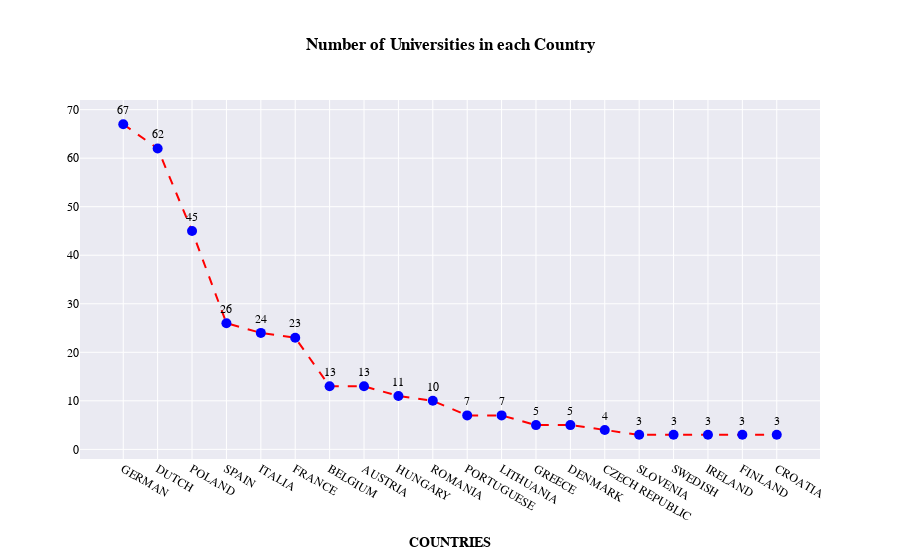

The cell this chart's notebook holds for it:
### Code cell
fig=go.Figure()
fig.add_trace(go.Scatter(
    x= df_analyst['COUNTRIES'].value_counts()[:20].index,
    y= df_analyst['COUNTRIES'].value_counts()[:20].values,
    name='Number of Universities in each Countries',
    mode='markers+text+lines',
    marker_color='blue',
    marker_size=10,
    text=df_analyst['COUNTRIES'].value_counts()[:20].values,
    textposition='top center',
    line=dict(color='red',dash='dash'),

))

fig.update_layout(
    title= "<b>Number of Universities in each Country</b>",
    xaxis_title="<b>COUNTRIES</b>",
    template='seaborn',
    font=dict(
        size=12,
        color="Black",
        family="Oswald, sans-serif"
        ),
    xaxis=dict(showgrid=True),
    yaxis=dict(showgrid=True),
    yaxis2=dict(showgrid=True,overlaying='y',side='right',title='<b>Number of Universities in each Country</b>'),
    legend=dict(yanchor='top',
    y=1.3,
    xanchor="left",
    x=0.78)
)
fig.show()

### Figure 1 — Plotly figure (JSON) as saved in the notebook; plotly's stock layout.template omitted (floating-point values rounded to 4 significant figures)
{"data": [{"line": {"color": "red", "dash": "dash"}, "marker": {"color": "blue", "size": 10}, "mode": "markers+text+lines", "name": "Number of Universities in each Countries", "text": [67, 62, 45, 26, 24, 23, 13, 13, 11, 10, 7, 7, 5, 5, 4, 3, 3, 3, 3, 3], "textposition": "top center", "type": "scatter", "x": ["GERMAN", "DUTCH", "POLAND", "SPAIN", "ITALIA", "FRANCE", "BELGIUM", "AUSTRIA", "HUNGARY", "ROMANIA", "PORTUGUESE", "LITHUANIA", "GREECE", "DENMARK", "CZECH REPUBLIC", "SLOVENIA", "SWEDISH", "IRELAND", "FINLAND", "CROATIA"], "y": [67, 62, 45, 26, 24, 23, 13, 13, 11, 10, 7, 7, 5, 5, 4, 3, 3, 3, 3, 3]}], "layout": {"autosize": true, "font": {"color": "Black", "family": "Oswald, sans-serif", "size": 12}, "legend": {"x": 0.78, "xanchor": "left", "y": 1.3, "yanchor": "top"}, "title": {"text": "<b>Number of Universities in each Country</b>"}, "xaxis": {"autorange": true, "range": [-1.214, 20.21], "showgrid": true, "title": {"text": "<b>COUNTRIES</b>"}, "type": "category"}, "yaxis": {"autorange": true, "range": [-4.03, 74.03], "showgrid": true, "type": "linear"}, "yaxis2": {"overlaying": "y", "showgrid": true, "side": "right", "title": {"text": "<b>Number of Universities in each Country</b>"}}}}
